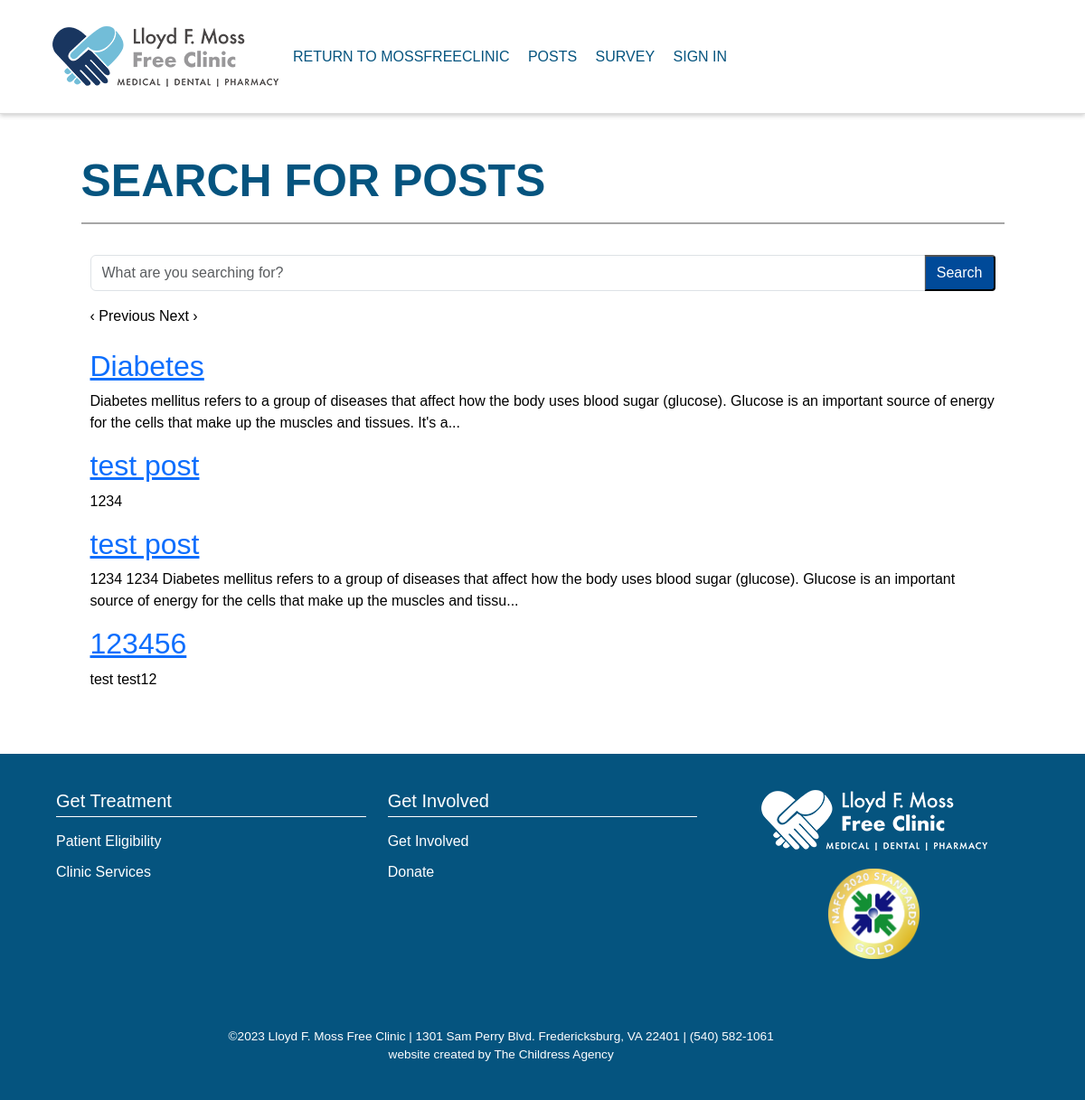
/views/search_posts.php, run on the app's committed database.
### tables this page shows
CREATE TABLE `em_posts` (
  `post_id` int(11) NOT NULL,
  `post_title` varchar(50) DEFAULT NULL,
  `post_author` int(11) DEFAULT NULL,
  `post_date` datetime DEFAULT NULL,
  `post_type` varchar(20) DEFAULT NULL,
  `post_content` longtext,
  `post_status` varchar(20) DEFAULT NULL
);

### classes/post-model.classes.php (called while the page is built, shortened)
<?php
class PostModel extends Dbh
{
    protected function getPostInfo($post_id)
    {
        $stmt = $this->connect()->prepare('SELECT * FROM em_posts WHERE post_id = ?;');
        if (!$stmt->execute(array($post_id)))
        {
            $stmt = null;
            header("location: post.php?error=stmtfailed");
            exit();
        }
        return $stmt->fetchAll(PDO::FETCH_ASSOC);
    }
    protected function getPagePostsInfo($page, $postsPerPage)
    {
        $offset = ($page - 1) * $postsPerPage;
        $offset = (int) $offset;
        $postsPerPage = (int) $postsPerPage;
        $stmt = $this->connect()->prepare('SELECT * FROM em_posts LIMIT :postsPerPage OFFSET :offset;');
        $stmt->bindParam(':postsPerPage', $postsPerPage, PDO::PARAM_INT);
        $stmt->bindParam(':offset', $offset, PDO::PARAM_INT);
        try
        {
            $stmt->execute();
        }
        catch (PDOException $e)
        {
            throw new Exception('Database query error: ' . $e->getMessage());
        }
        return $stmt->fetchAll(PDO::FETCH_ASSOC);
    }
}

### classes/dbh.classes.php (called while the page is built)
<?php
class Dbh
{
    protected function connect() {
        try {
            $host = "localhost";
            $username = "homebasedb";
            $password = "homebasedb";
            $dbname = "homebasedb";
            $dsn = "mysql:host=$host;dbname=$dbname";
            return new PDO($dsn, $username, $password, [PDO::ATTR_EMULATE_PREPARES=>false]);
        } catch (PDOException $e) {
            print "Error!: " . $e->getMessage() . "<br/>";
            die();
        }
    }
}

### classes/text-utility.classes.php (called while the page is built)
<?php
class TextUtility
{
    public function shortenString($inputString, $maxLength = null)
    {
        if ($maxLength === null || mb_strlen($inputString, 'UTF-8') <= $maxLength)
        {
            return $inputString;
        }
        return mb_substr($inputString, 0, $maxLength, 'UTF-8') . '...';
    }
}

### classes/post-view.classes.php (the view, shortened to what this page needs)
<?php
class PostView extends PostModel
{
    private $textUtility;
    public function __construct() {
        $this->textUtility = new TextUtility();
    }
    public function fetchContent($post_id)
    {
        $postInfo = $this->getPostInfo($post_id);
        return $postInfo[0]["post_content"];
    }
    public function fetchDescription($post_id, $maxLength = null)
    {
        $description = $this->paragraphJsonToText($this->fetchContent($post_id));
        echo $this->textUtility->shortenString($description, $maxLength);
    }
    public function fetchMatchingPagePostsTitleAndDescription($searchedString, int $page, int $postsPerPage, bool $loggedIn)
    {
        $postsInfo = $this->getPagePostsInfo($page, $postsPerPage);
        foreach ($postsInfo as $postInfo)
        {
            $postTitle = $postInfo['post_title'];
            $postTitle = strtolower($postTitle);
            $searchedString = strtolower($searchedString);
            if (str_contains($postTitle, $searchedString))
            {
                echo '<div class="post-card">';
                echo '<h2><a href="view_material.php?id=' . $postInfo['post_id'] . '"' . ' class="post-card-link">' . $postInfo['post_title'] . '</a></h2>';
                echo '<p>' . $this->fetchDescription($postInfo['post_id'], 200) . '</p>';
                echo '</div>';
            }
        }
    }
    public function paragraphJsonToText($data)
    {
        $description = null;
        $postContent = json_decode($data, true);
        $postBlocks = $postContent["blocks"];
        foreach ($postBlocks as $key => $blockData)
        {
            if (isset($blockData['type']) && $blockData['type'] == "paragraph")
            {
                $description .= $blockData['data']['text'] . ' ';
            }
        }
        return $description;
    }
}

### css/styles.css (style rules this page uses)
html, body { height: 100%; margin: 0; }
body { display: flex; flex-direction: column; font-family: "Proxima Nova W01", sans-serif; font-size: 16px; color: #000; }

### data on the page
em_posts: post_title "Diabetes", $this->textUtility->shortenString($description, $maxLength) "Diabetes mellitus refers to a group of diseases that affect how the body uses blood sugar (glucose). Glucose is an important source of energy for the cells that make up the muscles and tissues. It's a..."
em_posts: post_title "test post", $this->textUtility->shortenString($description, $maxLength) "1234"
em_posts: post_title "test post", $this->textUtility->shortenString($description, $maxLength) "1234 1234 Diabetes mellitus refers to a group of diseases that affect how the body uses blood sugar (glucose). Glucose is an important source of energy for the cells that make up the muscles and tissu..."
em_posts: post_title "123456", $this->textUtility->shortenString($description, $maxLength) "test test12"
